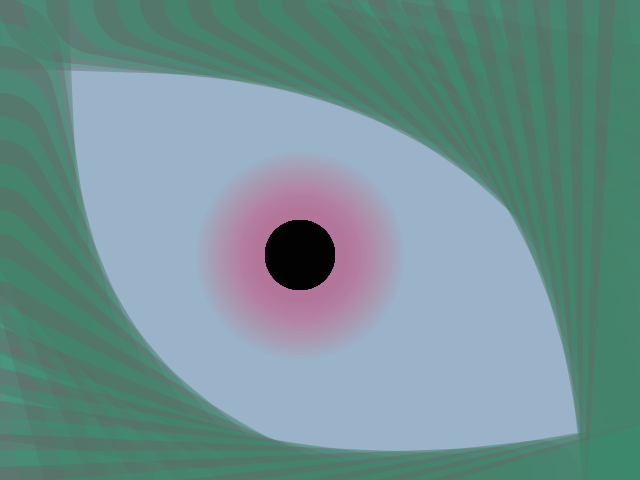
Frame 1 (no input)
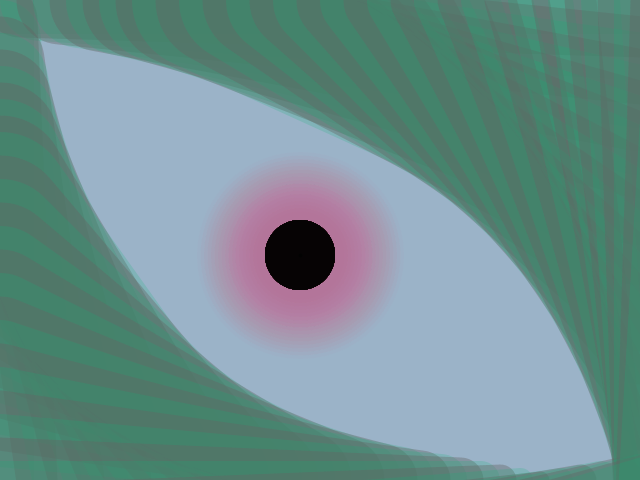
Frame 60 (the mouse pressed at the canvas centre just before this capture)
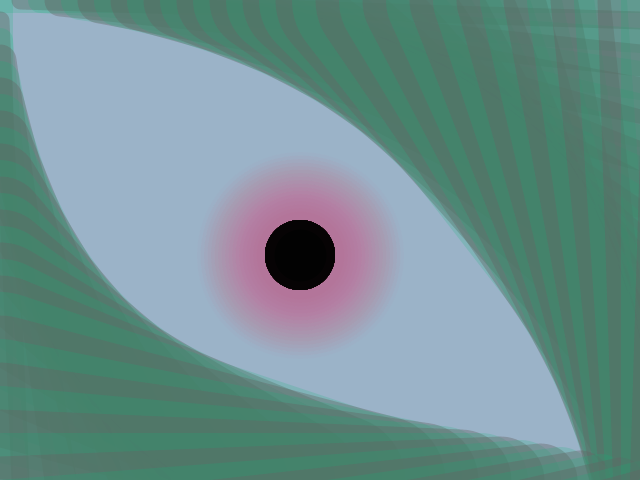
Frame 120 (the mouse held since frame 60 and released just before this capture)

The Processing sketch that drew these frames (run headless with seeded random() and noise(); from frame 60 on, the mouse is pressed at the canvas centre):

// Processing sketch: TheEye
// ── TheEye.pde
int lineammount = 35;
int hastighet = 7;
int storlek = 130;

void setup() {
  size(640, 480);
  frameRate(20); 
}

void draw() {
  background(155,179,200);
  for (int change = 0; change < lineammount; ++change) {
    
    int xpos2 = 20 * change;

    int ypos1 = 20 * change;

      stroke(100, 100);

      if (change % 2 == 0 ) {

        stroke(17, 177, 115, 50);
        
      }

      storlek = storlek + hastighet;

      if ((storlek > 130) || (storlek < 20)) {
          hastighet =-hastighet;
        }
    line(0, ypos1, xpos2, 480);
    line(640, ypos1, xpos2, 0);
    
    strokeWeight(storlek);
    fill(2, 2, 2);
    stroke(185,34,91,5);
    ellipse(300, 255, 70, 70);
  }
}
